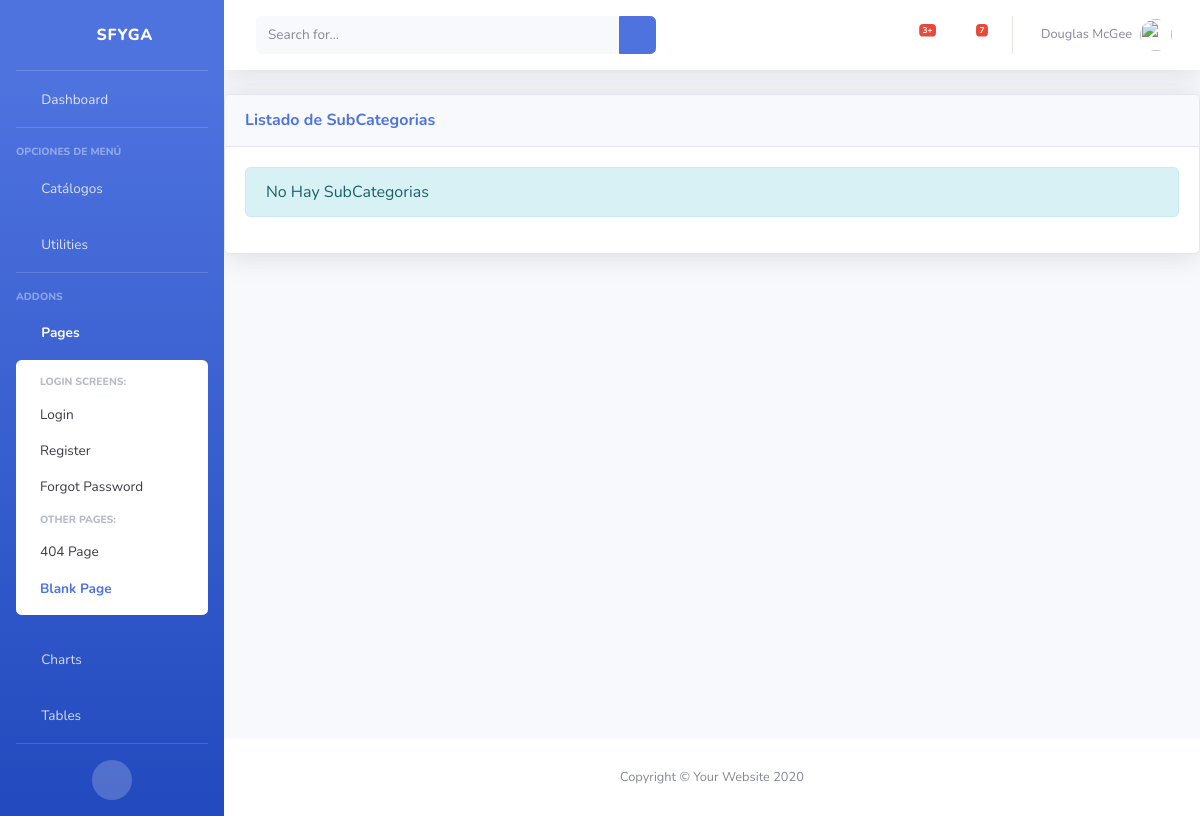
Page /inv/subcategorias/ (signed in) on the earlier database version.
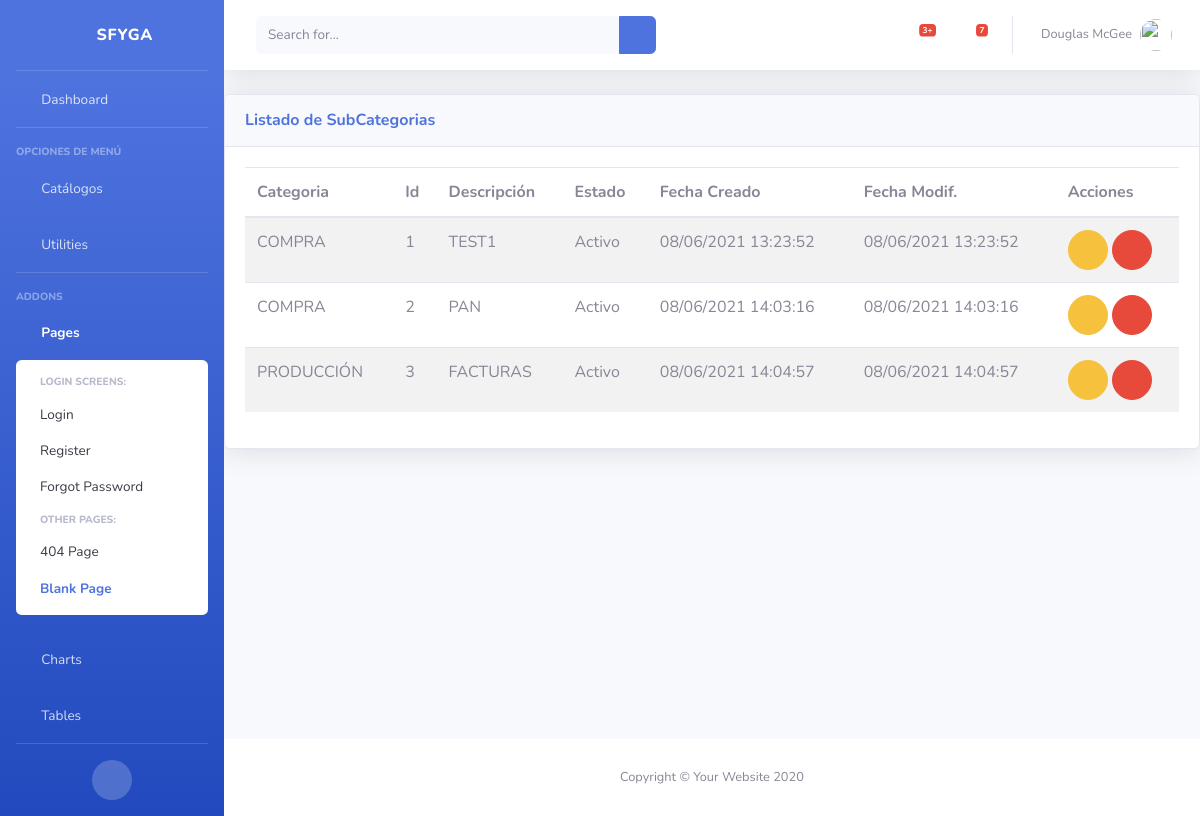
Same page on the later database version.
### inv/models.py (models this page shows, shortened)
class SubCategoria(ClaseModelo):
    categoria = models.ForeignKey(Categoria, on_delete=models.CASCADE)
    descripcion = models.CharField( max_length=100, help_text = 'Descripción de la Categoria', unique = True )
    class Meta:
        verbose_name_plural = 'SubCategorias'
        unique_together = ('categoria','descripcion')

class Categoria(ClaseModelo):
    descripcion = models.CharField(max_length=100, help_text='Descripción de la Categoría', unique=True)
    def __str__(self):
        return '{}'.format(self.descripcion)
    class Meta:
        verbose_name_plural = 'Categorias'

### inv/views.py (the view)
# urls.py: path('subcategorias/', SubCategoriaView.as_view(), name='subcategoria_list'),
class SubCategoriaView(LoginRequiredMixin, generic.ListView):
    model = SubCategoria
    template_name = "inv/subcategoria_list.html"
    context_object_name = "obj"
    login_url = "bases:login"

### inv/templates/inv/subcategoria_list.html (shortened to what this page needs)
{% extends 'base/base.html' %}
{% block page_content %}
<div class="card shadow mb-4">
    <div
        class="card-header py-3 d-flex flex-row align-items-center justify-content-between">
        <h6 class="m-0 font-weight-bold text-primary">Listado de SubCategorias</h6>
        <div class="dropdown no-arrow">
            <a class="dropdown-toggle" href="#" role="button" id="dropdownMenuLink"
                data-toggle="dropdown" aria-haspopup="true" aria-expanded="false">
                <i class="fas fa-ellipsis-v fa-sm fa-fw text-gray-400"></i>
            </a>
        </div>
    </div>
    <div class="card-body">
        {% if not obj %}
            <div class="alert alert-info">No Hay SubCategorias</div>
        {% else %}
            <table class= "table table-striped table-hover">
                <thead>
                    <th>Categoria</th>
                    <th>Id</th>
                    <th>Descripción</th>
                    <th>Estado</th>
                    <th>Fecha Creado</th>
                    <th>Fecha Modif.</th>
                    <th class="all">Acciones</th>
                </thead>
                <tbody>
                    {% for item in obj %}
                    <tr>
                        <td>{{ item.categoria }}</td>
                        <td>{{ item.id }}</td>
                        <td>{{ item.descripcion }}</td>
                        <td>{{ item.estado| yesno:"Activo,Inactivo" }}</td>
                        <td>{{ item.fc | date:"d/m/Y H:i:s" }}</td>
                        <td>{{ item.fm | date:"d/m/Y H:i:s" }}</td>
                        <td>
                            <a href="{% url 'inv:subcategoria_edit' item.id %}" class="btn btn-warning btn-circle" role="button"><i class="far fa-edit"></i></a>
                            <a href="{% url 'inv:subcategoria_del' item.id %}" class="btn btn-danger btn-circle" role="button"><i class="far fa-trash-alt"></i></a>
                        </td>
                    </tr>
                    {% endfor %}
                </tbody>
            </table>
        {% endif %}
    </div>
</div>
{% endblock page_content %}

### templates/base/base.html (shortened to what this page needs)
{% load static %}
<!DOCTYPE html>
<html lang="es">
<head>
    <link href="{% static 'base/vendor/fontawesome-free/css/all.min.css' %}" rel="stylesheet" type="text/css">
    <link href="{% static 'base/css/sb-admin-2.min.css' %}" rel="stylesheet">
    <link href="{% static 'base/vendor/datatables/datatables.bootstrap4.min.css' %}" rel="stylesheet">
</head>
<body id="page-top" class="bg-gradient-primary">
    <div id="wrapper">
        {% block side_bar %}
        <ul class="navbar-nav bg-gradient-primary sidebar sidebar-dark accordion" id="accordionSidebar">
            <a class="sidebar-brand d-flex align-items-center justify-content-center" href="{% url 'bases:home' %}">
                <div class="sidebar-brand-icon rotate-n-15">
                    <i class="fas fa-laugh-wink"></i>
                </div>
                <div class="sidebar-brand-text mx-3">SFyGA</div>
            </a>
            <hr class="sidebar-divider my-0">
            <li class="nav-item">
                <a class="nav-link" href="{% url 'bases:home' %}">
                    <i class="fas fa-fw fa-tachometer-alt"></i>
                    <span>Dashboard</span></a>
            </li>
            <hr class="sidebar-divider">
            <div class="sidebar-heading">
                Opciones de Menú
            </div>
            <li class="nav-item">
                <a class="nav-link collapsed" href="#" data-toggle="collapse" data-target="#collapseTwo"
                    aria-expanded="true" aria-controls="collapseTwo">
                    <i class="fas fa-fw fa-cog"></i>
                    <span>Catálogos</span>
                </a>
            </li>
            <li class="nav-item">
                <a class="nav-link collapsed" href="#" data-toggle="collapse" data-target="#collapseUtilities"
                    aria-expanded="true" aria-controls="collapseUtilities">
                    <i class="fas fa-fw fa-wrench"></i>
                    <span>Utilities</span>
                </a>
            </li>
            <hr class="sidebar-divider">
            <div class="sidebar-heading">
                Addons
            </div>
            <li class="nav-item active">
                <a class="nav-link" href="#" data-toggle="collapse" data-target="#collapsePages" aria-expanded="true"
                    aria-controls="collapsePages">
                    <i class="fas fa-fw fa-folder"></i>
                    <span>Pages</span>
                </a>
                <div id="collapsePages" class="collapse show" aria-labelledby="headingPages"
                    data-parent="#accordionSidebar">
                    <div class="bg-white py-2 collapse-inner rounded">
                        <h6 class="collapse-header">Login Screens:</h6>
                        <a class="collapse-item" href="login.html">Login</a>
                        <a class="collapse-item" href="register.html">Register</a>
                        <a class="collapse-item" href="forgot-password.html">Forgot Password</a>
                        <h6 class="collapse-header">Other Pages:</h6>
                        <a class="collapse-item" href="404.html">404 Page</a>
                        <a class="collapse-item active" href="blank.html">Blank Page</a>
                    </div>
                </div>
            </li>
            <li class="nav-item">
                <a class="nav-link" href="charts.html">
                    <i class="fas fa-fw fa-chart-area"></i>
                    <span>Charts</span></a>
            </li>
            <li class="nav-item">
                <a class="nav-link" href="tables.html">
                    <i class="fas fa-fw fa-table"></i>
                    <span>Tables</span></a>
            </li>
            <hr class="sidebar-divider d-none d-md-block">
            <div class="text-center d-none d-md-inline">
                <button class="rounded-circle border-0" id="sidebarToggle"></button>
            </div>
        </ul>
        {% endblock side_bar %}
        <div id="content-wrapper" class="d-flex flex-column">
            <div id="content">
                {% block top_bar %}
                <nav class="navbar navbar-expand navbar-light bg-white topbar mb-4 static-top shadow">
                    <form
                        class="d-none d-sm-inline-block form-inline mr-auto ml-md-3 my-2 my-md-0 mw-100 navbar-search">
                        <div class="input-group">
                            <input type="text" class="form-control bg-light border-0 small" placeholder="Search for..."
                                aria-label="Search" aria-describedby="basic-addon2">
                            <div class="input-group-append">
                                <button class="btn btn-primary" type="button">
                                    <i class="fas fa-search fa-sm"></i>
                                </button>
                            </div>
                        </div>
                    </form>
                    <ul class="navbar-nav ml-auto">
                        <li class="nav-item dropdown no-arrow mx-1">
                            <a class="nav-link dropdown-toggle" href="#" id="alertsDropdown" role="button"
                                data-toggle="dropdown" aria-haspopup="true" aria-expanded="false">
                                <i class="fas fa-bell fa-fw"></i>
                                <span class="badge badge-danger badge-counter">3+</span>
                            </a>
                        </li>
                        <li class="nav-item dropdown no-arrow mx-1">
                            <a class="nav-link dropdown-toggle" href="#" id="messagesDropdown" role="button"
                                data-toggle="dropdown" aria-haspopup="true" aria-expanded="false">
                                <i class="fas fa-envelope fa-fw"></i>
                                <span class="badge badge-danger badge-counter">7</span>
                            </a>
                        </li>
                        <li class="nav-item dropdown no-arrow">
                            <a class="nav-link dropdown-toggle" href="#" id="userDropdown" role="button"
                                data-toggle="dropdown" aria-haspopup="true" aria-expanded="false">
                                <span class="mr-2 d-none d-lg-inline text-gray-600 small">Douglas McGee</span>
                                <img class="img-profile rounded-circle"
                                    src="img/undraw_profile.svg">
                            </a>
                        </li>
                    </ul>
                </nav>
                {% endblock top_bar %}
                {% block page_content %}{% endblock page_content %}
            </div>
            {% block footer %}
            <footer class="sticky-footer bg-white">
                <div class="container my-auto">
                    <div class="copyright text-center my-auto">
                        <span>Copyright &copy; Your Website 2020</span>
                    </div>
                </div>
            </footer>
            {% endblock footer %}
        </div>
    </div>
</body>
</html>

Differences in the rows shown:
added SubCategoria: categoria "COMPRA", id "1", descripcion "TEST1", estado "Activo", fc "08/06/2021 13:23:52", fm "08/06/2021 13:23:52"
added SubCategoria: categoria "COMPRA", id "2", descripcion "PAN", estado "Activo", fc "08/06/2021 14:03:16", fm "08/06/2021 14:03:16"
added SubCategoria: categoria "PRODUCCIÓN", id "3", descripcion "FACTURAS", estado "Activo", fc "08/06/2021 14:04:57", fm "08/06/2021 14:04:57"
Other differences:
text no longer shown: "No Hay SubCategorias"
text now shown: "Categoria Id Descripción Estado Fecha Creado Fecha Modif. Acciones"
